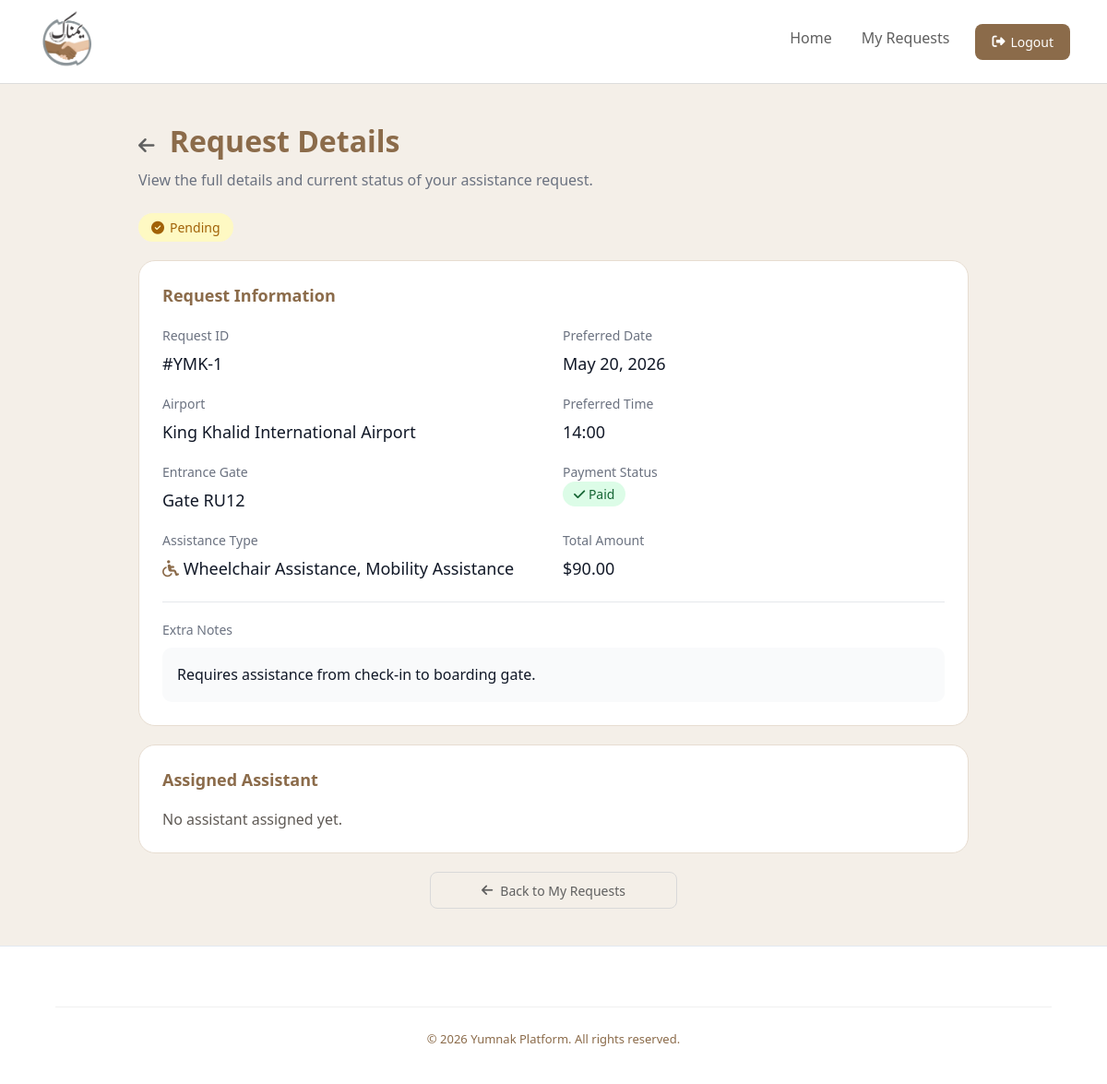
Screenshot of /Request-Details-U.php?id=1 (signed in) with the database file from the repository.
### tables this page shows
CREATE TABLE ASSISTANCE_REQUEST (
    RequestID INT(11) AUTO_INCREMENT PRIMARY KEY,
    PreferredTime DATETIME NOT NULL,
    Date DATETIME DEFAULT CURRENT_TIMESTAMP,
    ExtraNote VARCHAR(255),
    Status ENUM('Pending', 'Accepted', 'Rejected', 'Cancelled', 'Completed') DEFAULT 'Pending', 
    IsPaid BOOLEAN DEFAULT FALSE,
    TravelerID INT NOT NULL,
    AdminID INT,
    AssistantID INT,
    GateID VARCHAR(50) NOT NULL,
    FOREIGN KEY (TravelerID) REFERENCES TRAVELER(UserID) ON DELETE CASCADE,
    FOREIGN KEY (AdminID) REFERENCES ADMIN(AdminID) ON DELETE SET NULL,
    FOREIGN KEY (AssistantID) REFERENCES ASSISTANT(AssistantID) ON DELETE SET NULL,
    FOREIGN KEY (GateID) REFERENCES GATE(GateID) ON DELETE RESTRICT
);

### Request-Details-U.php (the view, shortened to what this page needs)
<?php
require 'db_connection.php';
$travelerID = $_SESSION['user_id'];
$requestID = $_GET['id'];
$sql = "
SELECT
    ar.RequestID,
    ar.PreferredTime,
    ar.Date,
    ar.ExtraNote,
    ar.Status,
    ar.IsPaid,
    ar.GateID,
    a.AirportName,
    ass.Name AS AssistantName,
    ass.Specialization,
    GROUP_CONCAT(at.AssistanceName SEPARATOR ', ') AS AssistanceTypes,
    SUM(at.Price) AS TotalAmount,
    MAX(r.ReviewID) AS ReviewID
FROM ASSISTANCE_REQUEST ar
LEFT JOIN GATE g ON ar.GateID = g.GateID
LEFT JOIN AIRPORT a ON g.AirportID = a.AirportID
LEFT JOIN ASSISTANT ass ON ar.AssistantID = ass.AssistantID
LEFT JOIN REQUEST_TYPE rt ON ar.RequestID = rt.RequestID
LEFT JOIN ASSISTANCE_TYPE at ON rt.AssistanceTypeID = at.AssistanceTypeID
LEFT JOIN REVIEW r ON ar.RequestID = r.RequestID
WHERE ar.RequestID = ? AND ar.TravelerID = ?
GROUP BY ar.RequestID
";
$stmt = mysqli_prepare($conn, $sql);
mysqli_stmt_bind_param($stmt, "ii", $requestID, $travelerID);
mysqli_stmt_execute($stmt);
$result = mysqli_stmt_get_result($stmt);
$request = mysqli_fetch_assoc($result);
function statusClass($status) {
    return match ($status) {
        'Pending' => 'pending',
        'Accepted' => 'accepted',
        'Completed' => 'completed',
        'Rejected' => 'rejected',
        'Cancelled' => 'cancelled',
        default => ''
    };
}
?>
<!DOCTYPE html>
<html lang="en">
<head>
  <link rel="stylesheet" href="styleR.css">
  <link rel="stylesheet" href="https://cdnjs.cloudflare.com/ajax/libs/font-awesome/6.5.2/css/all.min.css">
</head>
<body>
<header>
  <div class="logo">
    <img src="Image/Yumnak-Logo.png" alt="Yumnak Logo">
  </div>
  <nav>
    <a href="user-dashboard.php">Home</a>
    <a href="my-requests.php">My Requests</a>
  </nav>
  <div class="logout">
    <button onclick="window.location.href='logout.php'">
      <i class="fas fa-sign-out-alt" aria-hidden="true"></i>
      Logout
    </button>
  </div>
</header>
<main class="details-container">
<h2 class="page-title">
  <i class="fa-solid fa-arrow-left back-icon" aria-hidden="true"></i>
  Request Details
</h2>
<p class="page-subtitle">
  View the full details and current status of your assistance request.
</p>
<div class="status-badge <?= statusClass($request['Status']) ?>">
  <i class="fa-solid fa-circle-check" aria-hidden="true"></i>
  <?= htmlspecialchars($request['Status']) ?>
</div>
<div class="details-box">
  <h2>Request Information</h2>
  <div class="details-grid">
    <div>
      <span>Request ID</span>
      <p>#YMK-<?= htmlspecialchars($request['RequestID']) ?></p>
    </div>
    <div>
      <span>Preferred Date</span>
      <p><?= date("F d, Y", strtotime($request['PreferredTime'])) ?></p>
    </div>
    <div>
      <span>Airport</span>
      <p><?= htmlspecialchars($request['AirportName']) ?></p>
    </div>
    <div>
      <span>Preferred Time</span>
      <p><?= date("H:i", strtotime($request['PreferredTime'])) ?></p>
    </div>
    <div>
      <span>Entrance Gate</span>
      <p>Gate <?= htmlspecialchars($request['GateID']) ?></p>
    </div>
    <div>
      <span>Payment Status</span>
      <p id="paid">
        <i class="fa-solid fa-check" aria-hidden="true" ></i>
        <?= $request['IsPaid'] ? 'Paid' : 'Not Paid' ?>
      </p>
    </div>
    <div>
      <span>Assistance Type</span>
      <p>
        <i class="fa-solid fa-wheelchair chairicon" aria-hidden="true"></i>
        <?= htmlspecialchars($request['AssistanceTypes'] ?? 'Not specified') ?>
      </p>
    </div>
    <div>
      <span>Total Amount</span>
      <p>$<?= number_format($request['TotalAmount'] ?? 0, 2) ?></p>
    </div>
  </div>
  <div class="notes">
    <span class="notes-title">Extra Notes</span>
    <p><?= htmlspecialchars($request['ExtraNote'] ?: 'No extra notes provided.') ?></p>
  </div>
</div>
<div class="details-box">
  <h2>Assigned Assistant</h2>
  <?php if ($request['AssistantName']): ?>
    <div class="assistant-info">
      <img src="https://ui-avatars.com/api/?name=<?= urlencode($request['AssistantName']) ?>&background=random" alt="Assistant Avatar" >
      <div>
        <p class="assistant-name"><?= htmlspecialchars($request['AssistantName']) ?></p>
        <span><?= htmlspecialchars($request['Specialization']) ?></span>
      </div>
    </div>
  <?php else: ?>
    <p>No assistant assigned yet.</p>
  <?php endif; ?>
</div>
<div class="details-actions">
  <button type="button" class="btn back">
    <i class="fa-solid fa-arrow-left" aria-hidden="true" ></i>
    Back to My Requests
  </button>
</div>
</main>
<footer class="footer">
  <div class="footer-bottom">
    &copy; 2026 Yumnak Platform. All rights reserved.
  </div>
</footer>
</body>
</html>

### styleR.css (style rules this page uses)
* { margin: 0; padding: 0; box-sizing: border-box; font-family: "Segoe UI", sans-serif; }
body { background: #f4efe8; color: #5f5a55; font-family: "Segoe UI", sans-serif; }
header { display: flex; align-items: center; justify-content: space-between; padding: 10px 40px; background: #FFFFFF; border-bottom: 1px solid #ddd; }
.logo img { width: 65px; height: 65px; border-radius: 50%; }
.logout button { background: #8B6B4A; color: white; border: none; padding: 10px 18px; border-radius: 8px; font-size: 14px; cursor: pointer; display: flex; align-items: center; gap: 6px; transition: 0.3s; }
nav { display: flex; gap: 32px; margin-left: auto; margin-right: 28px; }
nav a { text-decoration: none; color: #5F5F5F; font-size: 16px; font-weight: 500; padding-bottom: 8px; }
.pending { background: #FEF9C3; color: #A16207; }
.btn { width: 145px; height: 40px; border: none; border-radius: 8px; font-size: 14px; cursor: pointer; display: flex; align-items: center; justify-content: center; gap: 8px; }
.btn { transition: all 0.2s ease; }
.footer { background-color: #ffffff; width: 100%; padding: 40px 60px; border-top: 1px solid #e2e8f0; margin-top: auto; box-sizing: border-box; }
.footer-bottom { text-align: center; padding-top: 25px; margin-top: 25px; border-top: 1px solid #f0f0f0; font-size: 13px; color: #8b6b4a; }
.details-container { width: 900px; margin: 40px auto; }
.page-title { font-size: 32px; color: #8B6B4A; margin-bottom: 10px; font-weight: 700; }
.page-subtitle { font-size: 16px; color: #6B7280; margin-bottom: 25px; }
.status-badge { display: inline-flex; align-items: center; gap: 6px; padding: 6px 14px; border-radius: 999px; font-size: 14px; margin-bottom: 20px; }
.details-box { background: #ffffff; border: 1px solid #e7ddd1; border-radius: 18px; padding: 25px; margin-bottom: 20px; }
.details-box h2 { color: #8B6B4A; margin-bottom: 20px; font-size: 18px; }
.details-grid { display: grid; grid-template-columns: 1fr 1fr; gap: 20px; }
.details-grid span { font-size: 14px; color: #6B7280; }
.details-grid p { font-weight: 400; color: #111827; font-size: 18px; padding-top: 8px; }
.chairicon { color: #8B6B4A; }
#paid { background: #DCFCE7; color: #166534; padding: 4px 12px; border-radius: 999px; font-size: 14px; width: fit-content; }
.notes { margin-top: 24px; padding-top: 20px; border-top: 1px solid #E5E7EB; }
.notes-title { display: block; font-size: 14px; color: #6B7280; margin-bottom: 10px; }
.notes p { background: #F9FAFB; padding: 16px; border-radius: 10px; color: #111827; font-size: 16px; line-height: 1.7; }
.details-actions { display: flex; justify-content: center; gap: 20px; margin-top: 20px; }
.btn.back { background: #f4efe8; border: 1px solid #D9D9D9; color: #5F5F5F; padding: 12px 24px; width: 267.33px; }
.back-icon { cursor: pointer; margin-right: 8px; color: #5F5F5F; font-size: 20px; }

### rows the page displays
assistance_request: Status "Pending", RequestID "1", PreferredTime "May 20, 2026", PreferredTime "14:00", GateID "RU12", ExtraNote "Requires assistance from check-in to boarding gate."

### other values shown
$request['AirportName'] "King Khalid International Airport"
$request['AssistanceTypes'] "Wheelchair Assistance, Mobility Assistance"
$request['TotalAmount'] "90.00"
